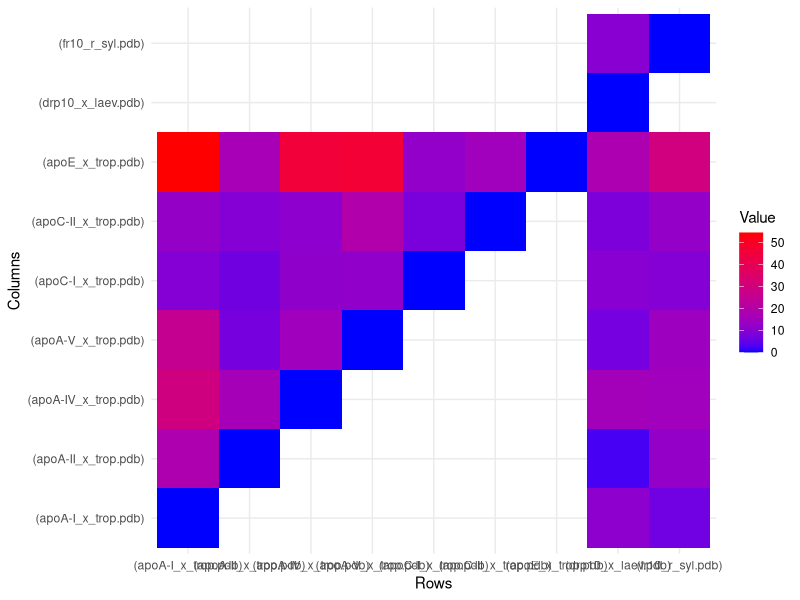

Write R code to recreate this figure.
# Loading in packages 
install.packages("ggplot2")
install.packages("reshape2")
install.packages("pheatmap")
library(ggplot2)
library(reshape2)
library(pheatmap)

# loading in the csv and viewing the csv
heatmap<- read.csv("rmsd_values.csv")
View(heatmap) 


data_matrix <- as.matrix(heatmap)  

# Reshape data for ggplot2
melted_data <- melt(heatmap)

# Create heat map using ggplot2
ggplot(data = heatmap, aes(x = P1, y = P2, fill = rmsd)) +
  geom_tile() +
  scale_fill_gradient(low = "Blue", high = "red") +
  theme_minimal() +
  labs(x = "Rows", y = "Columns", fill = "Value")


# Load the data
heatmap <- read.csv("rmsd_values.csv")





